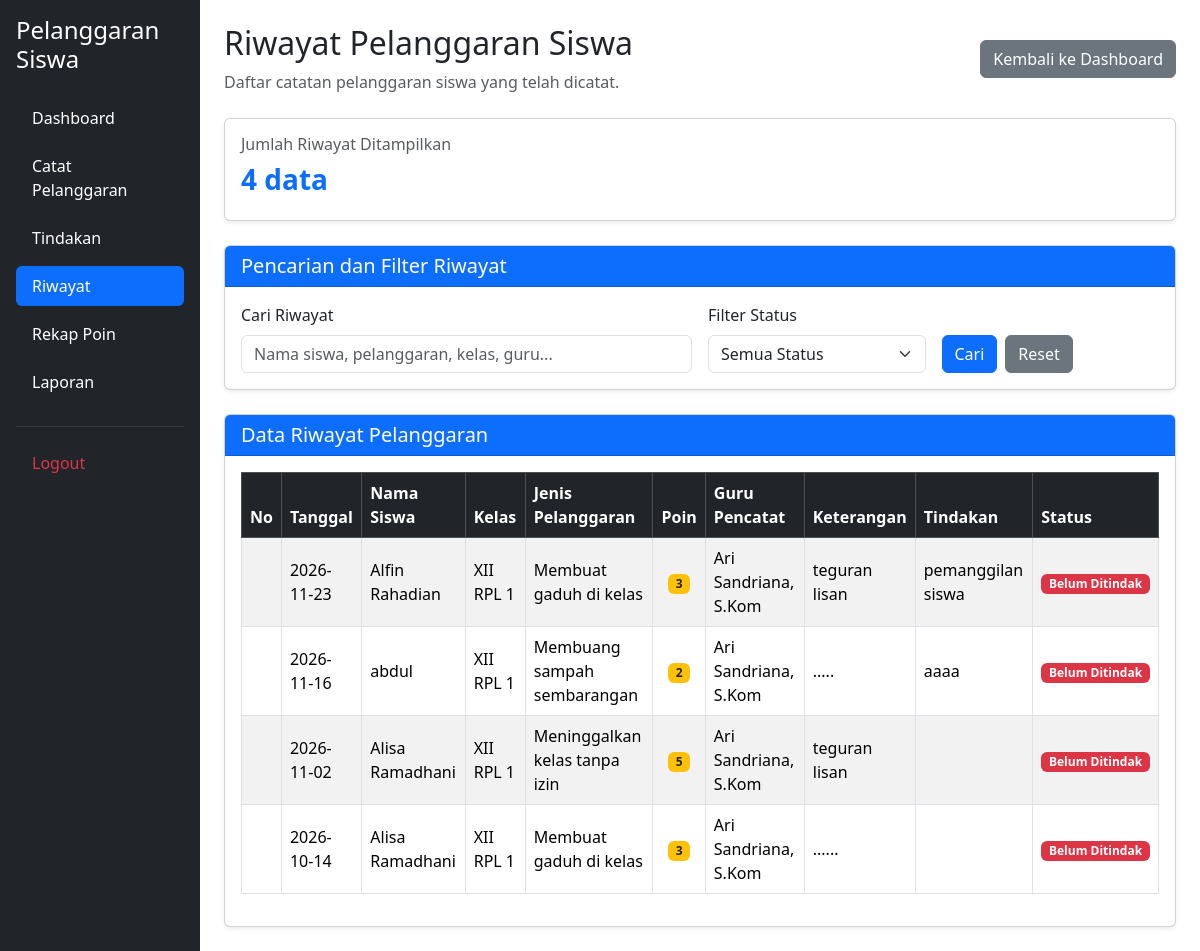
Page /riwayat.php (signed in) on the committed database.
### tables this page shows
CREATE TABLE `t_pelanggaran_siswa` (
  `id` int(11) NOT NULL,
  `tahun_ajaran_id` int(11) DEFAULT NULL,
  `siswa_id` int(11) DEFAULT NULL,
  `nama_siswa` varchar(150) NOT NULL,
  `kelas_id` int(11) DEFAULT NULL,
  `nama_kelas` varchar(100) NOT NULL,
  `pelanggaran_id` int(11) DEFAULT NULL,
  `nama_pelanggaran` varchar(150) NOT NULL,
  `pelanggaran_kategori_id` int(11) DEFAULT NULL,
  `guru_id` int(11) DEFAULT NULL,
  `nama_guru` varchar(150) NOT NULL,
  `tanggal` date DEFAULT NULL,
  `keterangan` text NOT NULL,
  `poin` int(11) NOT NULL,
  `tindakan` text NOT NULL,
  `status` varchar(30) NOT NULL,
  `created_at` timestamp NOT NULL DEFAULT current_timestamp(),
  `updated_at` timestamp NOT NULL DEFAULT current_timestamp()
);

### riwayat.php (the view, shortened to what this page needs)
<?php
include 'config/koneksi.php';
$cari = isset($_GET['cari'])
    ? mysqli_real_escape_string($koneksi, trim($_GET['cari']))
    : '';
$id_user = (int) ($_SESSION['id'] ?? 0);
$sql = "SELECT p.*
        FROM t_pelanggaran_siswa p
        INNER JOIN t_guru g ON p.guru_id = g.id
        WHERE g.user_id = $id_user";
$sql .= " ORDER BY p.tanggal DESC, p.id DESC";
$query = mysqli_query($koneksi, $sql);
$jumlah = mysqli_num_rows($query);
?>
<!DOCTYPE html>
<html lang="id">
<head>
    <link href="https://cdn.jsdelivr.net/npm/bootstrap@5.3.8/dist/css/bootstrap.min.css"
          rel="stylesheet">
    <link href="https://cdn.datatables.net/2.3.4/css/dataTables.bootstrap5.min.css"
          rel="stylesheet">
</head>
<body>
<div class="container-fluid">
    <div class="row">
        <?php include 'layout/sidebar.php'; ?>
        <main class="col-md-9 col-lg-10 p-4">
            <div class="d-flex justify-content-between align-items-center mb-4 flex-wrap gap-2">
                <div>
                    <h2>Riwayat Pelanggaran Siswa</h2>
                    <p class="text-muted mb-0">
                        Daftar catatan pelanggaran siswa yang telah dicatat.
                    </p>
                </div>
                <a href="dashboard.php" class="btn btn-secondary">
                    Kembali ke Dashboard
                </a>
            </div>
            <div class="card shadow-sm mb-4">
                <div class="card-body">
                    <h6 class="text-muted">Jumlah Riwayat Ditampilkan</h6>
                    <h3 class="fw-bold text-primary">
                        <?= $jumlah; ?> data
                    </h3>
                </div>
            </div>
            <div class="card shadow-sm mb-4">
                <div class="card-header bg-primary text-white">
                    <h5 class="mb-0">Pencarian dan Filter Riwayat</h5>
                </div>
                <div class="card-body">
                    <form method="GET" action="riwayat.php">
                        <div class="row g-3">
                            <div class="col-md-6">
                                <label for="cari" class="form-label">
                                    Cari Riwayat
                                </label>
                                <input
                                    type="text"
                                    name="cari"
                                    id="cari"
                                    class="form-control"
                                    placeholder="Nama siswa, pelanggaran, kelas, guru..."
                                    value="<?= htmlspecialchars($cari); ?>">
                            </div>
                            <div class="col-md-3">
                                <label for="status" class="form-label">
                                    Filter Status
                                </label>
                                <select name="status" id="status"
                                        class="form-select">
                                    <option value="">Semua Status</option>
                                </select>
                            </div>
                            <div class="col-md-3 d-flex align-items-end gap-2">
                                <button type="submit" class="btn btn-primary">
                                    Cari
                                </button>
                                <a href="riwayat.php" class="btn btn-secondary">
                                    Reset
                                </a>
                            </div>
                        </div>
                    </form>
                </div>
            </div>
            <div class="card shadow-sm">
                <div class="card-header bg-primary text-white">
                    <h5 class="mb-0">Data Riwayat Pelanggaran</h5>
                </div>
                <div class="card-body">
                    <div class="table-responsive">
                        <table id="tabelRiwayat"
                               class="table table-striped table-bordered table-hover align-middle">
                            <thead class="table-dark">
                                <tr>
                                    <th>No</th>
                                    <th>Tanggal</th>
                                    <th>Nama Siswa</th>
                                    <th>Kelas</th>
                                    <th>Jenis Pelanggaran</th>
                                    <th>Poin</th>
                                    <th>Guru Pencatat</th>
                                    <th>Keterangan</th>
                                    <th>Tindakan</th>
                                    <th>Status</th>
                                </tr>
                            </thead>
                            <tbody>
                                <?php while ($data = mysqli_fetch_assoc($query)) { ?>
                                    <tr>
                                        <td></td>
                                        <td>
                                            <?= htmlspecialchars($data['tanggal'] ?? '-'); ?>
                                        </td>
                                        <td>
                                            <?= htmlspecialchars($data['nama_siswa'] ?? '-'); ?>
                                        </td>
                                        <td>
                                            <?= htmlspecialchars($data['nama_kelas'] ?? '-'); ?>
                                        </td>
                                        <td>
                                            <?= htmlspecialchars($data['nama_pelanggaran'] ?? '-'); ?>
                                        </td>
                                        <td class="text-center">
                                            <span class="badge bg-warning text-dark">
                                                <?= htmlspecialchars((string) ($data['poin'] ?? 0)); ?>
                                            </span>
                                        </td>
                                        <td>
                                            <?= htmlspecialchars($data['nama_guru'] ?? '-'); ?>
                                        </td>
                                        <td>
                                            <?= htmlspecialchars($data['keterangan'] ?? '-'); ?>
                                        </td>
                                        <td>
                                            <?= htmlspecialchars($data['tindakan'] ?? '-'); ?>
                                        </td>
                                        <td>
                                            <?php
                                            $status_data = strtolower(
                                                trim($data['status'] ?? '')
                                            );
                                            if ($status_data == 'selesai') {
                                                echo '<span class="badge bg-success">Selesai</span>';
                                            } elseif (
                                                $status_data == 'belum' ||
                                                $status_data == 'belum ditindak'
                                            ) {
                                                echo '<span class="badge bg-danger">Belum Ditindak</span>';
                                            } else {
                                                echo '<span class="badge bg-secondary">'
                                                    . htmlspecialchars($data['status'] ?? '-')
                                                    . '</span>';
                                            }
                                            ?>
                                        </td>
                                    </tr>
                                <?php } ?>
                            </tbody>
                        </table>
                    </div>
                </div>
            </div>
        </main>
    </div>
</div>
</body>
</html>

### rows in the picture
t_pelanggaran_siswa: tanggal "2026-11-23", nama_siswa "Alfin Rahadian", nama_kelas "XII RPL 1", nama_pelanggaran "Membuat gaduh di kelas", poin "3", nama_guru "Ari Sandriana, S.Kom", keterangan "teguran lisan", tindakan "pemanggilan siswa", status "Belum Ditindak"
t_pelanggaran_siswa: tanggal "2026-11-16", nama_siswa "abdul", nama_kelas "XII RPL 1", nama_pelanggaran "Membuang sampah sembarangan", poin "2", nama_guru "Ari Sandriana, S.Kom", keterangan ".....", tindakan "aaaa", status "Belum Ditindak"
t_pelanggaran_siswa: tanggal "2026-11-02", nama_siswa "Alisa Ramadhani", nama_kelas "XII RPL 1", nama_pelanggaran "Meninggalkan kelas tanpa izin", poin "5", nama_guru "Ari Sandriana, S.Kom", keterangan "teguran lisan", status "Belum Ditindak"
t_pelanggaran_siswa: tanggal "2026-10-14", nama_siswa "Alisa Ramadhani", nama_kelas "XII RPL 1", nama_pelanggaran "Membuat gaduh di kelas", poin "3", nama_guru "Ari Sandriana, S.Kom", keterangan "......", status "Belum Ditindak"

### other values in the picture
$jumlah "4"
